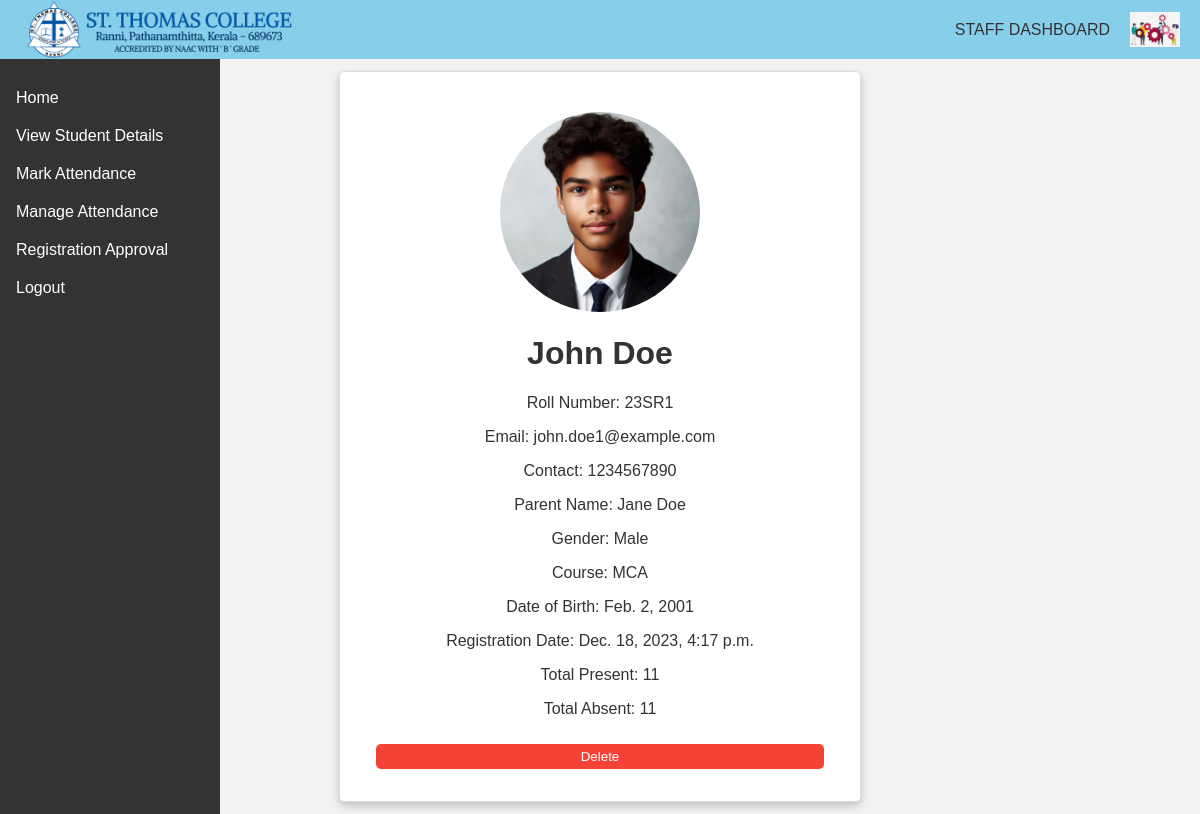
The page /student_view/1/ on the database its author committed.
### college_app/models.py (models this page shows, shortened)
class Student(models.Model):
    GENDER_CHOICES = (
        ('M', 'Male'),
        ('F', 'Female'),
        ('O', 'Other'),
    )
    COURSE_CHOICES = (
        ('MCA', 'MCA'),
        ('MBA', 'MBA'),
        ('MMH', 'MMH'),
        ('MA', 'MA'),
        ('MSW', 'MSW'),
        ('MCMS', 'MCMS'),
    )
    name = models.CharField(max_length=200, validators=[MinLengthValidator(2)])
    email = models.EmailField(max_length=254, unique=True)
    contact = models.CharField(max_length=10, unique=True)
    parent_name = models.CharField(max_length=200, validators=[MinLengthValidator(2)])
    gender = models.CharField(max_length=1, choices=GENDER_CHOICES)
    course = models.CharField(max_length=4, choices=COURSE_CHOICES)
    date_of_birth = models.DateField()
    registration_date = models.DateTimeField(auto_now_add=True)
    student_image = models.ImageField(upload_to='students/images/')
    roll_number = models.CharField(max_length=50, unique=True, blank=True)
    password = models.CharField(
        max_length=100,
        validators=[
            RegexValidator(
                regex=r'^(?=.*[A-Za-z])(?=.*\d)(?=.*[@$!%*#?&])[A-Za-z\d@$!%*#?&]{8,}$',
                message="Password should have at least one letter, one number, and one special character"
            )
        ]
    )
    is_approved = models.BooleanField(default=False)

### college_app/views.py (the view)
# urls.py: path('student_view/<int:student_id>/', views.student_view, name='student_view'),
def student_view(request, student_id):
    student = get_object_or_404(Student, id=student_id)
    attendances = Attendance.objects.filter(student=student)
    total_present = attendances.filter(is_present=True).count()
    total_absent = attendances.filter(is_present=False).count()
    return render(request, 'student_view.html', {'student': student, 'total_present': total_present, 'total_absent': total_absent, 'attendances': attendances})

### templates/student_view.html (shortened to what this page needs)
{%extends 's_base.html'%} {% load static %} {% block content %}
<!DOCTYPE html>
<html lang="en">
  <head>
  </head>
  <body>
    <div class="card">
      {% if student.student_image %}
      <img src="{{ student.student_image.url }}" alt="{{ student.name }}"  class="img"/>
      {% endif %}
      <div class="container">
        <h1><b>{{ student.name }}</b></h1>
        <p>Roll Number: {{ student.roll_number }}</p>
        <p>Email: {{ student.email }}</p>
        <p>Contact: {{ student.contact }}</p>
        <p>Parent Name: {{ student.parent_name }}</p>
        <p>Gender: {{ student.get_gender_display }}</p>
        <p>Course: {{ student.get_course_display }}</p>
        <p>Date of Birth: {{ student.date_of_birth }}</p>
        <p>Registration Date: {{ student.registration_date }}</p>
        <p>Total Present: {{ total_present }}</p>
        <p>Total Absent: {{ total_absent }}</p>
        <a
          href="{% url 'delete_student' student.id %}"
          style="text-decoration: none"
          ><button
            type="button"
            style="
              background-color: #f44336;
              color: white;
              padding: 5px 10px;
              border: none;
              border-radius: 5px;
              cursor: pointer;
            "
          >
            Delete
          </button></a
        >
      </div>
    </div>
  </body>
</html>
{% endblock %}

### templates/s_base.html (style rules this page uses)
body { font-family: Arial, sans-serif; margin: 0; padding: 0; background-color: #f2f2f2; color: #333; }
.card { flex: 0 0 calc(20% - 20px); border: 1px solid #ddd; border-radius: 10px; padding: 20px; box-shadow: 0 4px 8px 0 rgba(0,0,0,0.2); text-align: center; background-color: white; margin-bottom: 20px; }
.card img { max-width: 100%; max-height: 100%; }
.card button { background-color: skyblue; color: white; padding: 10px 20px; margin: 10px 0; border: none; cursor: pointer; width: 100%; border-radius: 5px; }

### templates/student_view.html (style rules this page uses)
.card { box-shadow: 0 4px 8px 0 rgba(0, 0, 0, 0.2); transition: 0.3s; width: 40%; margin: 1% auto; border-radius: 5px; }
.container { padding: 2px 16px; }
.img { border-radius: 50%; width: 200px; height: 200px; display: block; margin-left: auto; margin-right: auto; margin-top: 20px; }

### rows shown on the page
Student: student_image (picture), name "John Doe", roll_number "23SR1", email "john.doe1@example.com", contact "1234567890", parent_name "Jane Doe", gender "Male", course "MCA", date_of_birth "Feb. 2, 2001", registration_date "Dec. 18, 2023, 4:17 p.m."

### other values the page prints
{{ total_present }} "11"
{{ total_absent }} "11"
